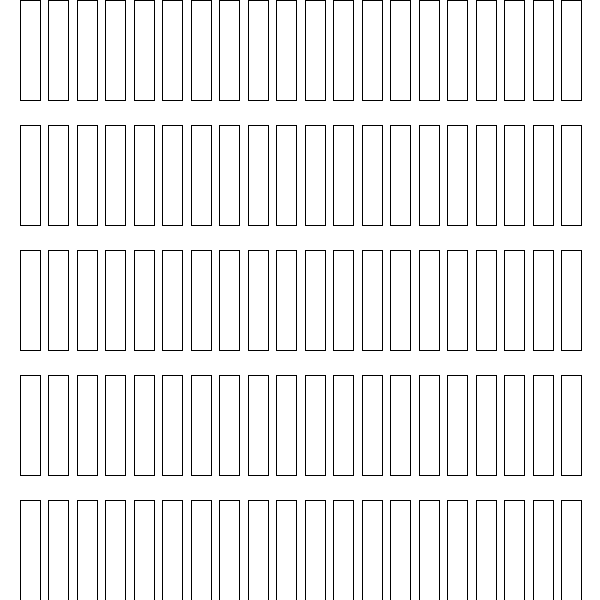
Frame 1 (no input)
Frame 60 (the mouse pressed at the canvas centre just before this capture): identical to frame 1, image omitted
Frame 120 (the mouse held since frame 60 and released just before this capture): identical to frame 1, image omitted

The Processing sketch that drew this single still picture (run headless with seeded random() and noise(); from frame 60 on, the mouse is pressed at the canvas centre):

// Processing sketch: loop_homework
// ── loop_homework.pde

// Code 1 FA_18
// Bryan Ma

// this code maps 10 rectangles across the screen, using a for loop to draw them.

// change the code sp that it draws 20 rectangles instead of 10, 
// and maps them across the screen so that you can see all 20.
// after that, change yPos so that it maps their position in the y-dimension as well,
// drawing a diagonal line of rectangles from the top left to the bottom right.

void setup() {
  size(600, 600);
  rectMode(CENTER);
}

void draw() {
  background(255);
  
  for (int i = 0; i < 20; i++) {
    float xPos = map(i , 0, 20, 30, width);
    for (int j = 0 ; j < 5; j++) {
    float yPos = map(j, 0, 4, 50, 550);
    rect(xPos, yPos, 20, 100);
    }
  }
  
}
